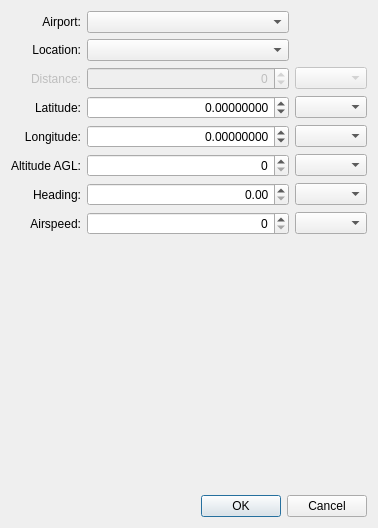
<?xml version="1.0" encoding="UTF-8"?>
<ui version="4.0">
 <class>DialogInit</class>
 <widget class="QDialog" name="DialogInit">
  <property name="geometry">
   <rect>
    <x>0</x>
    <y>0</y>
    <width>378</width>
    <height>528</height>
   </rect>
  </property>
  <property name="windowTitle">
   <string>Initial Conditions</string>
  </property>
  <property name="locale">
   <locale language="English" country="UnitedStates"/>
  </property>
  <property name="modal">
   <bool>false</bool>
  </property>
  <layout class="QGridLayout" name="gridLayout">
   <item row="2" column="1">
    <widget class="QDoubleSpinBox" name="spinDistance">
     <property name="enabled">
      <bool>false</bool>
     </property>
     <property name="alignment">
      <set>Qt::AlignRight|Qt::AlignTrailing|Qt::AlignVCenter</set>
     </property>
     <property name="decimals">
      <number>0</number>
     </property>
     <property name="minimum">
      <double>-10000.000000000000000</double>
     </property>
     <property name="maximum">
      <double>10000.000000000000000</double>
     </property>
    </widget>
   </item>
   <item row="7" column="0">
    <widget class="QLabel" name="labelInitIAS">
     <property name="text">
      <string>Airspeed:</string>
     </property>
     <property name="alignment">
      <set>Qt::AlignRight|Qt::AlignTrailing|Qt::AlignVCenter</set>
     </property>
     <property name="buddy">
      <cstring>spinInitIAS</cstring>
     </property>
    </widget>
   </item>
   <item row="3" column="0">
    <widget class="QLabel" name="labelInitLat">
     <property name="text">
      <string>Latitude:</string>
     </property>
     <property name="alignment">
      <set>Qt::AlignRight|Qt::AlignTrailing|Qt::AlignVCenter</set>
     </property>
     <property name="buddy">
      <cstring>spinInitLat</cstring>
     </property>
    </widget>
   </item>
   <item row="5" column="2">
    <widget class="ComboUnitsLength" name="comboInitAlt"/>
   </item>
   <item row="6" column="1">
    <widget class="QDoubleSpinBox" name="spinInitPsi">
     <property name="alignment">
      <set>Qt::AlignRight|Qt::AlignTrailing|Qt::AlignVCenter</set>
     </property>
     <property name="buttonSymbols">
      <enum>QAbstractSpinBox::UpDownArrows</enum>
     </property>
     <property name="decimals">
      <number>2</number>
     </property>
     <property name="minimum">
      <double>0.000000000000000</double>
     </property>
     <property name="maximum">
      <double>6.280000000000000</double>
     </property>
    </widget>
   </item>
   <item row="4" column="2">
    <widget class="ComboUnitsAngle" name="comboInitLon"/>
   </item>
   <item row="7" column="2">
    <widget class="ComboUnitsVelocity" name="comboInitIAS"/>
   </item>
   <item row="0" column="0">
    <widget class="QLabel" name="labelAirport">
     <property name="text">
      <string>Airport:</string>
     </property>
     <property name="alignment">
      <set>Qt::AlignRight|Qt::AlignTrailing|Qt::AlignVCenter</set>
     </property>
     <property name="buddy">
      <cstring>comboAirports</cstring>
     </property>
    </widget>
   </item>
   <item row="8" column="0" colspan="3">
    <spacer name="verticalSpacer">
     <property name="orientation">
      <enum>Qt::Vertical</enum>
     </property>
     <property name="sizeHint" stdset="0">
      <size>
       <width>351</width>
       <height>35</height>
      </size>
     </property>
    </spacer>
   </item>
   <item row="9" column="0" colspan="3">
    <widget class="QDialogButtonBox" name="buttonBox">
     <property name="orientation">
      <enum>Qt::Horizontal</enum>
     </property>
     <property name="standardButtons">
      <set>QDialogButtonBox::Cancel|QDialogButtonBox::Ok</set>
     </property>
    </widget>
   </item>
   <item row="2" column="2">
    <widget class="ComboUnitsLength" name="comboDistance">
     <property name="enabled">
      <bool>false</bool>
     </property>
    </widget>
   </item>
   <item row="5" column="0">
    <widget class="QLabel" name="labelInitAlt">
     <property name="text">
      <string>Altitude AGL:</string>
     </property>
     <property name="alignment">
      <set>Qt::AlignRight|Qt::AlignTrailing|Qt::AlignVCenter</set>
     </property>
     <property name="buddy">
      <cstring>spinInitAlt</cstring>
     </property>
    </widget>
   </item>
   <item row="1" column="0">
    <widget class="QLabel" name="label">
     <property name="text">
      <string>Location:</string>
     </property>
     <property name="alignment">
      <set>Qt::AlignRight|Qt::AlignTrailing|Qt::AlignVCenter</set>
     </property>
     <property name="buddy">
      <cstring>comboLocations</cstring>
     </property>
    </widget>
   </item>
   <item row="3" column="1">
    <widget class="QDoubleSpinBox" name="spinInitLat">
     <property name="alignment">
      <set>Qt::AlignRight|Qt::AlignTrailing|Qt::AlignVCenter</set>
     </property>
     <property name="buttonSymbols">
      <enum>QAbstractSpinBox::UpDownArrows</enum>
     </property>
     <property name="decimals">
      <number>8</number>
     </property>
     <property name="minimum">
      <double>-1.570796000000000</double>
     </property>
     <property name="maximum">
      <double>1.570796000000000</double>
     </property>
     <property name="singleStep">
      <double>0.010000000000000</double>
     </property>
    </widget>
   </item>
   <item row="6" column="0">
    <widget class="QLabel" name="labelInitPsi">
     <property name="text">
      <string>Heading:</string>
     </property>
     <property name="alignment">
      <set>Qt::AlignRight|Qt::AlignTrailing|Qt::AlignVCenter</set>
     </property>
     <property name="buddy">
      <cstring>spinInitPsi</cstring>
     </property>
    </widget>
   </item>
   <item row="0" column="1">
    <widget class="QComboBox" name="comboAirports">
     <property name="sizePolicy">
      <sizepolicy hsizetype="Preferred" vsizetype="Fixed">
       <horstretch>5</horstretch>
       <verstretch>0</verstretch>
      </sizepolicy>
     </property>
    </widget>
   </item>
   <item row="7" column="1">
    <widget class="QDoubleSpinBox" name="spinInitIAS">
     <property name="alignment">
      <set>Qt::AlignRight|Qt::AlignTrailing|Qt::AlignVCenter</set>
     </property>
     <property name="buttonSymbols">
      <enum>QAbstractSpinBox::UpDownArrows</enum>
     </property>
     <property name="decimals">
      <number>0</number>
     </property>
     <property name="minimum">
      <double>0.000000000000000</double>
     </property>
     <property name="maximum">
      <double>9999.000000000000000</double>
     </property>
     <property name="singleStep">
      <double>10.000000000000000</double>
     </property>
    </widget>
   </item>
   <item row="1" column="1">
    <widget class="QComboBox" name="comboLocations"/>
   </item>
   <item row="2" column="0">
    <widget class="QLabel" name="labelDistance">
     <property name="enabled">
      <bool>false</bool>
     </property>
     <property name="text">
      <string>Distance:</string>
     </property>
     <property name="alignment">
      <set>Qt::AlignRight|Qt::AlignTrailing|Qt::AlignVCenter</set>
     </property>
     <property name="buddy">
      <cstring>spinDistance</cstring>
     </property>
    </widget>
   </item>
   <item row="4" column="0">
    <widget class="QLabel" name="labelInitLon">
     <property name="text">
      <string>Longitude:</string>
     </property>
     <property name="alignment">
      <set>Qt::AlignRight|Qt::AlignTrailing|Qt::AlignVCenter</set>
     </property>
     <property name="buddy">
      <cstring>spinInitLon</cstring>
     </property>
    </widget>
   </item>
   <item row="6" column="2">
    <widget class="ComboUnitsAngle" name="comboInitPsi"/>
   </item>
   <item row="3" column="2">
    <widget class="ComboUnitsAngle" name="comboInitLat"/>
   </item>
   <item row="4" column="1">
    <widget class="QDoubleSpinBox" name="spinInitLon">
     <property name="alignment">
      <set>Qt::AlignRight|Qt::AlignTrailing|Qt::AlignVCenter</set>
     </property>
     <property name="buttonSymbols">
      <enum>QAbstractSpinBox::UpDownArrows</enum>
     </property>
     <property name="decimals">
      <number>8</number>
     </property>
     <property name="minimum">
      <double>-3.141592000000000</double>
     </property>
     <property name="maximum">
      <double>3.141592000000000</double>
     </property>
     <property name="singleStep">
      <double>0.010000000000000</double>
     </property>
    </widget>
   </item>
   <item row="5" column="1">
    <widget class="QDoubleSpinBox" name="spinInitAlt">
     <property name="alignment">
      <set>Qt::AlignRight|Qt::AlignTrailing|Qt::AlignVCenter</set>
     </property>
     <property name="buttonSymbols">
      <enum>QAbstractSpinBox::UpDownArrows</enum>
     </property>
     <property name="decimals">
      <number>0</number>
     </property>
     <property name="minimum">
      <double>0.000000000000000</double>
     </property>
     <property name="maximum">
      <double>99999.000000000000000</double>
     </property>
     <property name="singleStep">
      <double>100.000000000000000</double>
     </property>
    </widget>
   </item>
  </layout>
 </widget>
 <customwidgets>
  <customwidget>
   <class>ComboUnitsAngle</class>
   <extends>QComboBox</extends>
   <header>gui/ComboUnitsAngle.h</header>
  </customwidget>
  <customwidget>
   <class>ComboUnitsVelocity</class>
   <extends>QComboBox</extends>
   <header>gui/ComboUnitsVelocity.h</header>
  </customwidget>
  <customwidget>
   <class>ComboUnitsLength</class>
   <extends>QComboBox</extends>
   <header>gui/ComboUnitsLength.h</header>
  </customwidget>
 </customwidgets>
 <tabstops>
  <tabstop>comboAirports</tabstop>
  <tabstop>comboLocations</tabstop>
  <tabstop>spinDistance</tabstop>
  <tabstop>comboDistance</tabstop>
  <tabstop>spinInitLat</tabstop>
  <tabstop>comboInitLat</tabstop>
  <tabstop>spinInitLon</tabstop>
  <tabstop>comboInitLon</tabstop>
  <tabstop>spinInitAlt</tabstop>
  <tabstop>comboInitAlt</tabstop>
  <tabstop>spinInitPsi</tabstop>
  <tabstop>comboInitPsi</tabstop>
  <tabstop>spinInitIAS</tabstop>
  <tabstop>comboInitIAS</tabstop>
 </tabstops>
 <resources/>
 <connections>
  <connection>
   <sender>buttonBox</sender>
   <signal>accepted()</signal>
   <receiver>DialogInit</receiver>
   <slot>accept()</slot>
   <hints>
    <hint type="sourcelabel">
     <x>248</x>
     <y>254</y>
    </hint>
    <hint type="destinationlabel">
     <x>157</x>
     <y>274</y>
    </hint>
   </hints>
  </connection>
  <connection>
   <sender>buttonBox</sender>
   <signal>rejected()</signal>
   <receiver>DialogInit</receiver>
   <slot>reject()</slot>
   <hints>
    <hint type="sourcelabel">
     <x>316</x>
     <y>260</y>
    </hint>
    <hint type="destinationlabel">
     <x>286</x>
     <y>274</y>
    </hint>
   </hints>
  </connection>
 </connections>
</ui>
